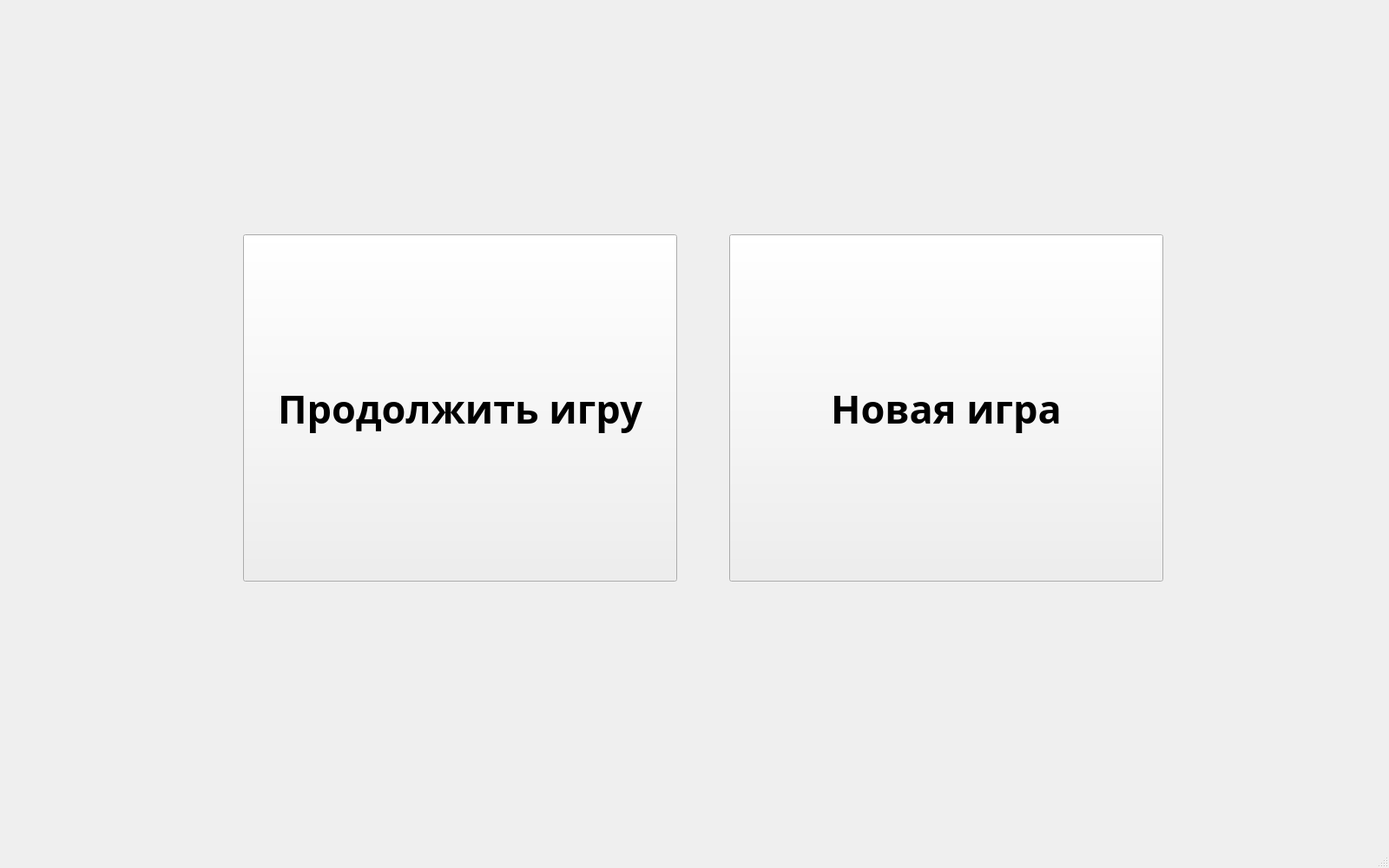
<?xml version="1.0" encoding="UTF-8"?>
<ui version="4.0">
 <class>DialogChoosingGameStart</class>
 <widget class="QMainWindow" name="DialogChoosingGameStart">
  <property name="geometry">
   <rect>
    <x>0</x>
    <y>0</y>
    <width>1600</width>
    <height>1000</height>
   </rect>
  </property>
  <property name="minimumSize">
   <size>
    <width>1600</width>
    <height>1000</height>
   </size>
  </property>
  <property name="maximumSize">
   <size>
    <width>1600</width>
    <height>1000</height>
   </size>
  </property>
  <property name="windowTitle">
   <string>MainWindow</string>
  </property>
  <widget class="QWidget" name="centralwidget">
   <widget class="QPushButton" name="continueButton">
    <property name="geometry">
     <rect>
      <x>280</x>
      <y>270</y>
      <width>500</width>
      <height>400</height>
     </rect>
    </property>
    <property name="font">
     <font>
      <family>Noto Serif Yezidi</family>
      <pointsize>34</pointsize>
      <bold>true</bold>
     </font>
    </property>
    <property name="text">
     <string>Продолжить игру</string>
    </property>
   </widget>
   <widget class="QPushButton" name="newGameButton">
    <property name="geometry">
     <rect>
      <x>840</x>
      <y>270</y>
      <width>500</width>
      <height>400</height>
     </rect>
    </property>
    <property name="font">
     <font>
      <family>Noto Serif Yezidi</family>
      <pointsize>34</pointsize>
      <bold>true</bold>
     </font>
    </property>
    <property name="text">
     <string>Новая игра</string>
    </property>
   </widget>
  </widget>
  <widget class="QMenuBar" name="menubar">
   <property name="geometry">
    <rect>
     <x>0</x>
     <y>0</y>
     <width>1600</width>
     <height>22</height>
    </rect>
   </property>
  </widget>
  <widget class="QStatusBar" name="statusbar"/>
 </widget>
 <resources/>
 <connections/>
</ui>
